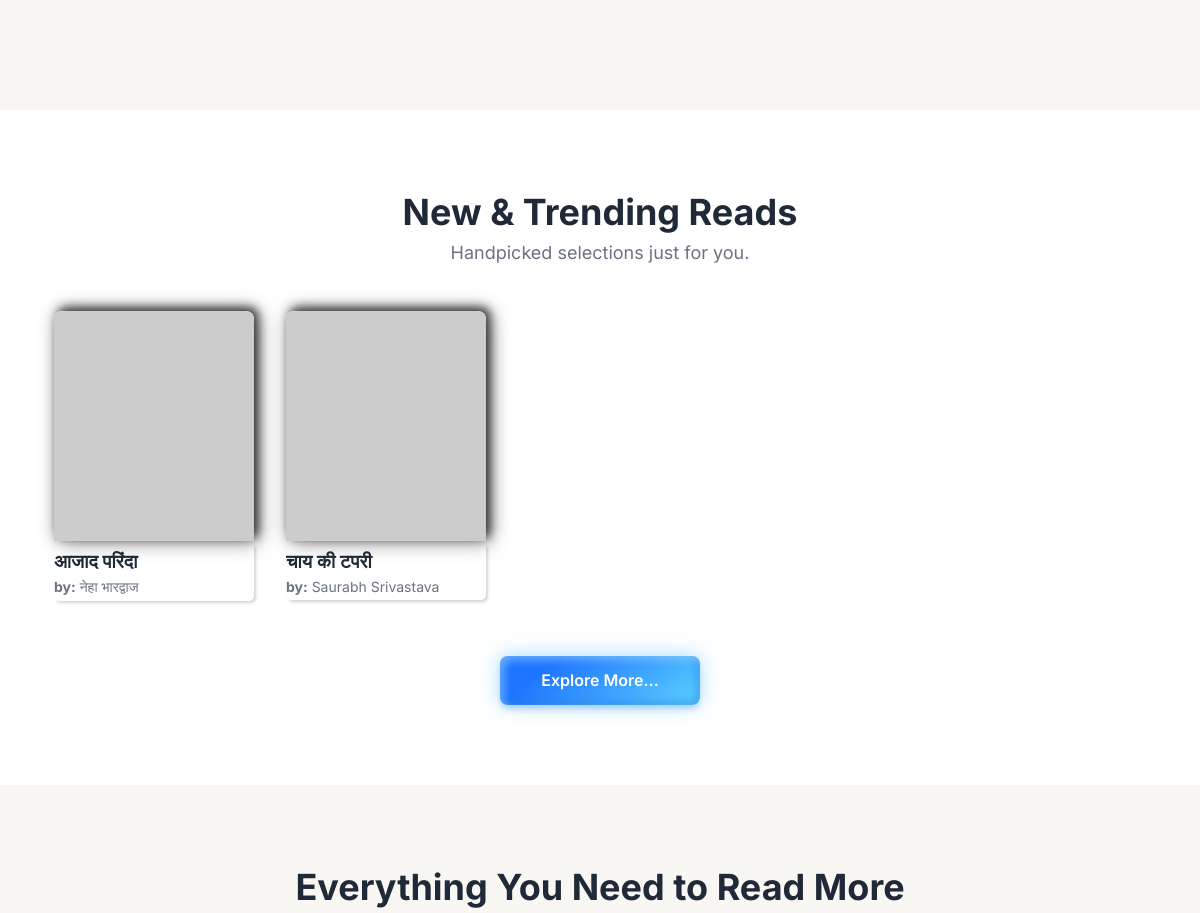
/ (middle part), run on an earlier commit of the app's database.
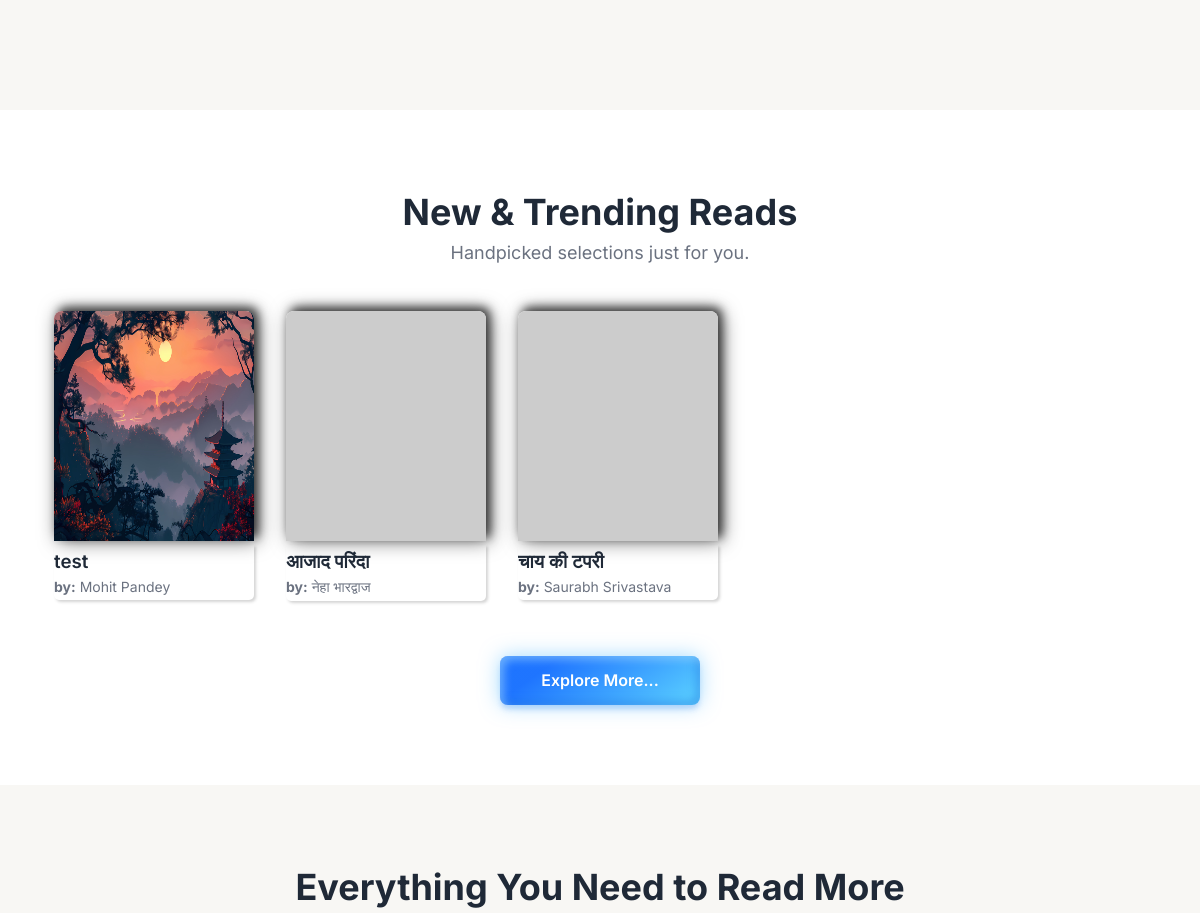
And on a later commit of the database.
### books/models.py (models this page shows, shortened)
class Book(models.Model):
    title = models.CharField(max_length=200, unique=True)
    slug = models.SlugField(unique=True)
    author = models.CharField(max_length=100)
    genre = models.ForeignKey(Genre, on_delete=models.SET_NULL, null=True, related_name='books')
    price = models.DecimalField(max_digits=8, decimal_places=2, blank=True, null=True)
    isbn = models.CharField(max_length=20, blank=True, null=True)
    cover_front = models.ImageField(upload_to=book_media_upload_path)
    pdf_file = models.FileField(upload_to=book_media_upload_path, blank=True, null=True)
    is_published = models.BooleanField(default=True)
    uploaded_at = models.DateTimeField(auto_now_add=True)
    updated_at = models.DateTimeField(auto_now=True)
    audio_file = models.FileField(upload_to='sounds/', null=True, blank=True)
    class Meta:
        ordering = ['-uploaded_at']
        indexes = [
            models.Index(fields=['slug']),           # Existing index
            models.Index(fields=['title']),          # Existing index
            models.Index(fields=['genre']),          # Added index for genre filtering
            models.Index(fields=['-uploaded_at']),   # Added index for ordering by uploaded_at
            GinIndex(fields=['title', 'author']),    # Added for PostgreSQL full-text search
        ]

### home/views.py (the view)
# urls.py: path('', include('home.urls')),
def home(request):
    category = Genre.objects.values('id', 'name','slug','lucidicon').order_by('pk')
    books = Book.objects.select_related('genre').only('id','title','genre_id')[:12]
    return render(request, 'home.html', {
        'books': books,
        'category': category
    })

### home/templates/home.html (shortened to what this page needs)
{% extends 'base.html' %}
{% load static %}
{% load socialaccount %}
{% block body %}
<main>
  <section>
  </section>
  <section class="bg-white">
    <div class="container">
      <div class="section-header">
        <h2>New & Trending Reads</h2>
        <p>Handpicked selections just for you.</p>
      </div>
      <div class="books-grid">
        {% for book in books %}
        {% if book.is_published %}
        <div class="book-item">
          <a href="{% url 'book' book.slug %}">
            <img src="{{ book.cover_front.url }}" alt="Book Cover 1" loading="lazy"
              onerror="this.onerror=null;this.src='https://placehold.co/400x600/cccccc/ffffff?text=Image+Failed';" />
            <div style="box-shadow: 2px 2px 3px #3a3a3a38;border-radius: 0px 0px 5px 5px;">
              <h3 class="truncate">{{ book.title }}</h3>
              <p class="truncate">
                <span style="font-weight: 700;">by:</span> {{ book.author }}
              </p>
            </div>
          </a>
        </div>
        {% endif %}
        {% endfor %}
      </div>
      <div class="btn-donate">
        <a href="{% url 'library' %}" class="{% if request.path == '/book/library/' %}active{% endif %}">Explore
          More...</a>
      </div>
    </div>
  </section>
  <section>
    <div class="container">
      <div class="section-header">
        <h2>Everything You Need to Read More</h2>
      </div>
    </div>
  </section>
</main>
{% endblock %}

What changed in the data, as far as the page shows it:
added Book: cover_front (picture), title "test", author "Mohit Pandey"
